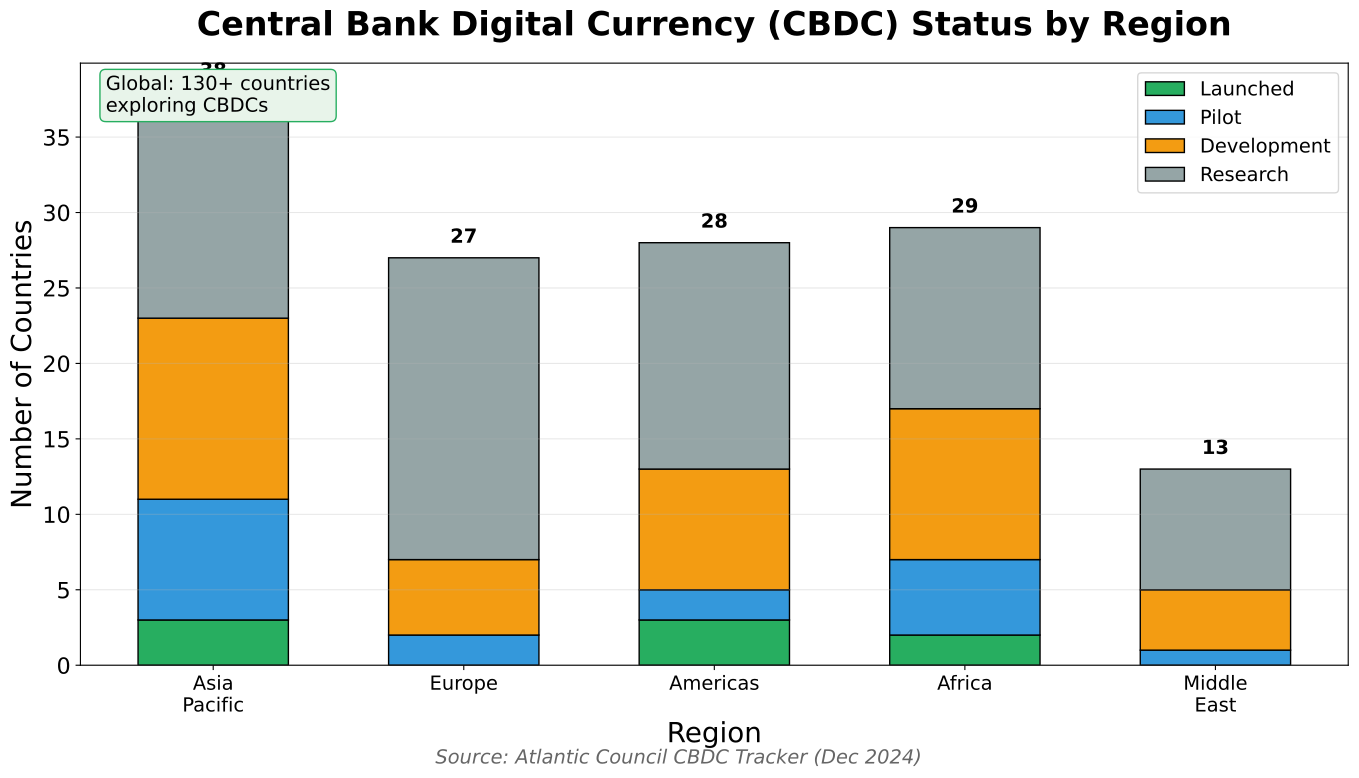

Here is the Python script that generated this plot:
"""
CBDC Development Status
Stacked bar chart showing CBDC progress by region

Output: cbdc_development_status.pdf
Module: module_02_blockchain
Lesson: 24 - Regulation & Future
"""

from pathlib import Path
import matplotlib.pyplot as plt
import numpy as np

CHART_METADATA = {
    'title': 'CBDC Development Status',
    'module': 'module_02_blockchain',
    'lesson': 24,
    'url': 'https://github.com/Digital-AI-Finance/digital-finance/tree/main/module_02_blockchain/figures/cbdc_development_status'
}

plt.rcParams.update({
    'font.size': 20,
    'axes.labelsize': 20,
    'axes.titlesize': 28,
    'xtick.labelsize': 14,
    'ytick.labelsize': 16,
    'legend.fontsize': 14,
})

def create_chart():
    """Create CBDC development status chart"""
    fig, ax = plt.subplots(figsize=(14, 8))

    regions = ['Asia\nPacific', 'Europe', 'Americas', 'Africa', 'Middle\nEast']

    # Number of countries in each stage
    launched = [3, 0, 3, 2, 0]
    pilot = [8, 2, 2, 5, 1]
    development = [12, 5, 8, 10, 4]
    research = [15, 20, 15, 12, 8]

    x = np.arange(len(regions))
    width = 0.6

    ax.bar(x, launched, width, label='Launched', color='#27AE60', edgecolor='black', linewidth=1)
    ax.bar(x, pilot, width, bottom=launched, label='Pilot', color='#3498DB', edgecolor='black', linewidth=1)
    ax.bar(x, development, width, bottom=np.array(launched)+np.array(pilot), label='Development', color='#F39C12', edgecolor='black', linewidth=1)
    ax.bar(x, research, width, bottom=np.array(launched)+np.array(pilot)+np.array(development), label='Research', color='#95A5A6', edgecolor='black', linewidth=1)

    ax.set_xlabel('Region', fontsize=20)
    ax.set_ylabel('Number of Countries', fontsize=20)
    ax.set_title('Central Bank Digital Currency (CBDC) Status by Region', fontsize=24, fontweight='bold', pad=20)
    ax.set_xticks(x)
    ax.set_xticklabels(regions)
    ax.legend(loc='upper right', fontsize=14)
    ax.grid(axis='y', alpha=0.3)

    # Add totals
    totals = [sum(t) for t in zip(launched, pilot, development, research)]
    for i, total in enumerate(totals):
        ax.text(i, total + 1, str(total), ha='center', fontsize=14, fontweight='bold')

    # Global stat
    ax.text(0.02, 0.98, f'Global: 130+ countries\nexploring CBDCs',
           transform=ax.transAxes, fontsize=14, va='top',
           bbox=dict(boxstyle='round', facecolor='#E8F4EA', edgecolor='#27AE60'))

    fig.text(0.5, 0.02, 'Source: Atlantic Council CBDC Tracker (Dec 2024)',
            fontsize=14, ha='center', style='italic', color='#666666')

    plt.tight_layout()

    output_path = Path(__file__).parent / 'cbdc_development_status.pdf'
    plt.savefig(output_path, format='pdf', dpi=300, bbox_inches='tight')
    plt.close()
    print(f"Chart saved to: {output_path}")
    return output_path

if __name__ == '__main__':
    create_chart()
